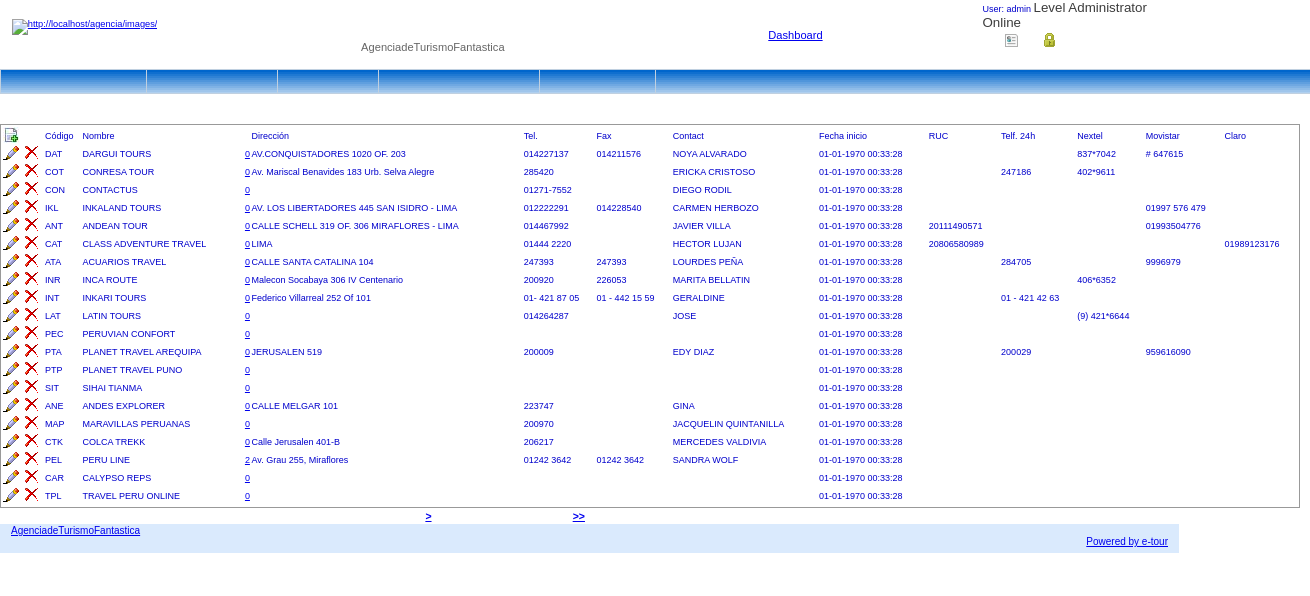
The page /quote.php?action=agencies (signed in) on the database its author committed.
### tables this page shows
CREATE TABLE `agencias` (
  `EmpCdg` char(2) NOT NULL,
  `AgeCdg` char(3) NOT NULL,
  `AgeDsc` varchar(50) NOT NULL,
  `AgeDscAbr` varchar(20) NOT NULL,
  `AgeDir` varchar(50) default NULL,
  `AgeFon` varchar(20) default NULL,
  `AgeFax` varchar(20) default NULL,
  `AgeCto` varchar(50) default NULL,
  `AgeUsuAdd` char(4) default NULL,
  `AgeFecAdd` date default NULL,
  `AgeTimAdd` char(14) default NULL,
  `AgeUsuChg` char(4) default NULL,
  `AgeFecChg` date default NULL,
  `AgeTimChg` char(14) default NULL,
  `AgeRuc` varchar(12) default NULL,
  `Color1` int(11) default NULL,
  `Color2` int(11) default NULL,
  `AgeFon2` varchar(20) default NULL,
  `AgeNex` varchar(20) default NULL,
  `AgeCelMov` varchar(20) default NULL,
  `AgeCelCla` varchar(20) default NULL,
  `Rng` varchar(21) default NULL,
  PRIMARY KEY  (`EmpCdg`,`AgeCdg`)
);

### configuration.php (called while the page is built, shortened)
<?php
$data = 'agencia';
$dformat = 'd-m-Y';
?>

### config.php (called while the page is built, shortened)
<?php
$allowreg = 'ON';@include('configuration.php');@include('../configuration.php'); $DBName = $data;$DBUser = $user; $DBPassword = $pass; $DBHost = $host;global $hostname_conexionxcz1;
global $database_conexionxcz1;global $username_conexionxcz1;global $password_conexion1xcz;$hostname_conexion1=$DBHost;$database_conexion1=$DBName;$username_conexion1=$DBUser;
$password_conexion1=$DBPassword;global $conexionxcz1;$conexionxcz1 = @mysql_connect($hostname_conexion1, $username_conexion1, $password_conexion1) or trigger_error(mysql_error(),E_USER_ERROR);
function query_db($query)
{
global   $errors_db,$conexionxcz1;global $hostname_conexion1;global $database_conexion1;global $username_conexion1;global $password_conexion1;
mysql_select_db($database_conexion1,$conexionxcz1);		$t=mysql_query($query,$conexionxcz1)or print(mysql_error());
		if ( mysql_errno()==0  )
		{	}	else {	$errors_db=true;}return $t;}
function query_db_num($result){global   $errors_db,$conexionxcz1;return mysql_num_rows($result);}
function query_db_assoc($result){global   $errors_db,$conexionxcz1;return mysql_fetch_assoc($result);}
function query_db_row($result){global   $errors_db,$conexionxcz1;return mysql_fetch_row($result);}
?>

### includes/list_agencies.php (the view, shortened to what this page needs)
<?php
$currentPage = $_SERVER["PHP_SELF"];
$maxRows_agencias = 20;
$pageNum_agencias = 0;
$startRow_agencias = $pageNum_agencias * $maxRows_agencias;
$query_agencias = "SELECT * FROM agencias";
$query_limit_agencias = sprintf("%s LIMIT %d, %d", $query_agencias, $startRow_agencias, $maxRows_agencias);
$agencias = query_db($query_limit_agencias) ;
$row_agencias = query_db_assoc($agencias);
if (isset($_GET['totalRows_agencias'])) {
  $totalRows_agencias = $_GET['totalRows_agencias'];
} else {
  $all_agencias = query_db($query_agencias);
  $totalRows_agencias = query_db_num($all_agencias);
}
$totalPages_agencias = ceil($totalRows_agencias/$maxRows_agencias)-1;
$queryString_agencias = "";
if (!empty($_SERVER['QUERY_STRING'])) {
  $params = explode("&", $_SERVER['QUERY_STRING']);
  $newParams = array();
  foreach ($params as $param) {
    if (stristr($param, "pageNum_agencias") == false &&
        stristr($param, "totalRows_agencias") == false) {
      array_push($newParams, $param);
    }
  }
  if (count($newParams) != 0) {
    $queryString_agencias = "&" . htmlentities(implode("&", $newParams));
  }
}
$queryString_agencias = sprintf("&totalRows_agencias=%d%s", $totalRows_agencias, $queryString_agencias);
?>
		<link rel="stylesheet" type="text/css" media="screen" href="includes/datePicker.css">
		<link rel="stylesheet" type="text/css" media="screen" href="includes/demo.css">
<link href="styles.css" rel="stylesheet" type="text/css">
<p>&nbsp;</p>
<p align="center"><?php  echo $agencias_; ?>&nbsp;</p>
  <table width="1300"  border="0" cellpadding="0" cellspacing="0" class="tables">
    <tr class="comment3">
      <td><a href="<?php echo $_SERVER['PHP_SELF'] ?>?action=insert_agency"><img src="images/new_record.jpg" width="16" height="16" border="0"></a></td>
      <td>&nbsp;</td>
      <td>C&oacute;digo</td>
      <td>Nombre</td>
      <td><?php echo $the_users?>&nbsp;</td>
      <td>Direcci&oacute;n</td>
      <td>Tel.</td>
      <td>Fax</td>
      <td>Contact</td>
      <td>Fecha inicio </td>
      <td>RUC</td>
      <td>Telf. 24h </td>
      <td>Nextel</td>
      <td>Movistar</td>
      <td>Claro</td>
    </tr>
    <?php do { ?>
    <tr class="<?php set_class(); ?>" >
      <td><a href="<?php echo $_SERVER['PHP_SELF']; ?>?action=edit_agenci&code=<?php echo $row_agencias['AgeCdg']; ?>"><img src="images/edit.png" alt="Editar" width="16" height="16" border="0"></a></td>
      <td><a href="<?php echo $_SERVER['PHP_SELF']; ?>?action=del_agenci&code=<?php echo $row_agencias['AgeCdg']; ?>"><img src="images/delete.png" alt="Borrar" width="16" height="16"  class="delete" border="0"></a></td>
      <td class="comment3"><?php echo $row_agencias['AgeCdg']; ?></td>
      <td class="comment3"><?php echo $row_agencias['AgeDsc']; ?></td>
      <td class="comment3"><a href="?action=users&operator=<?php
	  $agen=$row_agencias['AgeCdg'];
	  echo $agen ?>"><?php
 $query_age = "SELECT count(*) FROM users where AgeCdg='$agen'";
$age = query_db($query_age);
$row_age = query_db_row($age);
	  echo $row_age[0];
	  ?>
      </a></td>
      <td class="comment3"><?php echo $row_agencias['AgeDir']; ?></td>
      <td class="comment3"><?php echo $row_agencias['AgeFon']; ?></td>
      <td class="comment3"><?php echo $row_agencias['AgeFax']; ?></td>
      <td class="comment3"><?php echo $row_agencias['AgeCto']; ?></td>
      <td class="comment3"><?php echo date($dformat, $row_agencias['AgeFecAdd']).' '.date('H:i:s', $row_agencias['AgeFecAdd']) ; ?></td>
      <td class="comment3"><?php echo $row_agencias['AgeRuc']; ?></td>
      <td class="comment3"><?php echo $row_agencias['AgeFon2']; ?></td>
      <td class="comment3"><?php echo $row_agencias['AgeNex']; ?></td>
      <td class="comment3"><?php echo $row_agencias['AgeCelMov']; ?></td>
      <td class="comment3"><?php echo $row_agencias['AgeCelCla']; ?></td>
    </tr>
    <?php } while ($row_agencias = query_db_assoc($agencias)); ?>
</table>
<p>
<table width="50%" border="0" align="center" class="comment4">
  <tr>
    <td width="23%" align="center"><?php if ($pageNum_agencias > 0) {  ?>
          <h3><a href="<?php printf("%s?pageNum_agencias=%d%s", $currentPage, 0, $queryString_agencias); ?>">&lt;&lt;</a>
          </h3>
          <?php }  ?>
    </td>
    <td width="31%" align="center"><?php if ($pageNum_agencias > 0) {  ?>
          <h3><a href="<?php printf("%s?pageNum_agencias=%d%s", $currentPage, max(0, $pageNum_agencias - 1), $queryString_agencias); ?>">&lt;</a>
          </h3>
          <?php }  ?>
    </td>
    <td width="23%" align="center"><?php if ($pageNum_agencias < $totalPages_agencias) {  ?>
          <h3><a href="<?php printf("%s?pageNum_agencias=%d%s", $currentPage, min($totalPages_agencias, $pageNum_agencias + 1), $queryString_agencias); ?>">&gt;</a>
          </h3>
          <?php }  ?>
    </td>
    <td width="23%" align="center"><?php if ($pageNum_agencias < $totalPages_agencias) {  ?>
          <h3><a href="<?php printf("%s?pageNum_agencias=%d%s", $currentPage, $totalPages_agencias, $queryString_agencias); ?>">&gt;&gt;</a>
          </h3>
          <?php }  ?>
    </td>
  </tr>
</table>
</p>

### includes/demo.css (style rules this page uses)
* { PADDING-BOTTOM: 0px; MARGIN: 0px; PADDING-LEFT: 0px; PADDING-RIGHT: 0px; PADDING-TOP: 0px }

### includes/styles.css (style rules this page uses)
BODY { FONT-SIZE: smaller; COLOR: #3c3c3c; FONT-FAMILY: Verdana, Arial, Helvetica, sans-serif; top:0px;margin-top: 0px; }
.comment3 { font-family:Verdana, Arial, Helvetica, sans-serif; font-size: 9px; color: #0000CC; }
.comment4 { font-family:Verdana, Arial, Helvetica, sans-serif; font-size: 9px; color: #333399; }
.tables { border-color:#999999; border-width:1px; border-style:solid; font-family:Verdana, Arial, Helvetica, sans-serif; font-size: x-small; color: #666666; padding:2px; }

### rows shown on the page
agencias: AgeCdg "DAT", AgeDsc "DARGUI TOURS", row_age "0", AgeDir "AV.CONQUISTADORES 1020 OF. 203", AgeFon "014227137", AgeFax "014211576", AgeCto "NOYA ALVARADO", AgeFecAdd "01-01-1970", AgeFecAdd "00:33:28", AgeNex "837*7042", AgeCelMov "# 647615"
agencias: AgeCdg "COT", AgeDsc "CONRESA TOUR", row_age "0", AgeDir "Av. Mariscal Benavides 183 Urb. Selva Alegre", AgeFon "285420", AgeCto "ERICKA CRISTOSO", AgeFecAdd "01-01-1970", AgeFecAdd "00:33:28", AgeFon2 "247186", AgeNex "402*9611"
agencias: AgeCdg "CON", AgeDsc "CONTACTUS", row_age "0", AgeFon "01271-7552", AgeCto "DIEGO RODIL", AgeFecAdd "01-01-1970", AgeFecAdd "00:33:28"
agencias: AgeCdg "IKL", AgeDsc "INKALAND TOURS", row_age "0", AgeDir "AV. LOS LIBERTADORES 445 SAN ISIDRO - LIMA", AgeFon "012222291", AgeFax "014228540", AgeCto "CARMEN HERBOZO", AgeFecAdd "01-01-1970", AgeFecAdd "00:33:28", AgeCelMov "01997 576 479"
agencias: AgeCdg "ANT", AgeDsc "ANDEAN TOUR", row_age "0", AgeDir "CALLE SCHELL 319 OF. 306 MIRAFLORES - LIMA", AgeFon "014467992", AgeCto "JAVIER VILLA", AgeFecAdd "01-01-1970", AgeFecAdd "00:33:28", AgeRuc "20111490571", AgeCelMov "01993504776"
agencias: AgeCdg "CAT", AgeDsc "CLASS ADVENTURE TRAVEL", row_age "0", AgeDir "LIMA", AgeFon "01444 2220", AgeCto "HECTOR LUJAN", AgeFecAdd "01-01-1970", AgeFecAdd "00:33:28", AgeRuc "20806580989", AgeCelCla "01989123176"
agencias: AgeCdg "ATA", AgeDsc "ACUARIOS TRAVEL", row_age "0", AgeDir "CALLE SANTA CATALINA 104", AgeFon "247393", AgeFax "247393", AgeCto "LOURDES PEÑA", AgeFecAdd "01-01-1970", AgeFecAdd "00:33:28", AgeFon2 "284705", AgeCelMov "9996979"
agencias: AgeCdg "INR", AgeDsc "INCA ROUTE", row_age "0", AgeDir "Malecon Socabaya 306 IV Centenario", AgeFon "200920", AgeFax "226053", AgeCto "MARITA BELLATIN", AgeFecAdd "01-01-1970", AgeFecAdd "00:33:28", AgeNex "406*6352"
agencias: AgeCdg "INT", AgeDsc "INKARI TOURS", row_age "0", AgeDir "Federico Villarreal 252 Of 101", AgeFon "01- 421 87 05", AgeFax "01 - 442 15 59", AgeCto "GERALDINE", AgeFecAdd "01-01-1970", AgeFecAdd "00:33:28", AgeFon2 "01 - 421 42 63"
agencias: AgeCdg "LAT", AgeDsc "LATIN TOURS", row_age "0", AgeFon "014264287", AgeCto "JOSE", AgeFecAdd "01-01-1970", AgeFecAdd "00:33:28", AgeNex "(9) 421*6644"
agencias: AgeCdg "PEC", AgeDsc "PERUVIAN CONFORT", row_age "0", AgeFecAdd "01-01-1970", AgeFecAdd "00:33:28"
agencias: AgeCdg "PTA", AgeDsc "PLANET TRAVEL AREQUIPA", row_age "0", AgeDir "JERUSALEN 519", AgeFon "200009", AgeCto "EDY DIAZ", AgeFecAdd "01-01-1970", AgeFecAdd "00:33:28", AgeFon2 "200029", AgeCelMov "959616090"
agencias: AgeCdg "PTP", AgeDsc "PLANET TRAVEL PUNO", row_age "0", AgeFecAdd "01-01-1970", AgeFecAdd "00:33:28"
agencias: AgeCdg "SIT", AgeDsc "SIHAI TIANMA", row_age "0", AgeFecAdd "01-01-1970", AgeFecAdd "00:33:28"
agencias: AgeCdg "ANE", AgeDsc "ANDES EXPLORER", row_age "0", AgeDir "CALLE MELGAR 101", AgeFon "223747", AgeCto "GINA", AgeFecAdd "01-01-1970", AgeFecAdd "00:33:28"
agencias: AgeCdg "MAP", AgeDsc "MARAVILLAS PERUANAS", row_age "0", AgeFon "200970", AgeCto "JACQUELIN QUINTANILLA", AgeFecAdd "01-01-1970", AgeFecAdd "00:33:28"
agencias: AgeCdg "CTK", AgeDsc "COLCA TREKK", row_age "0", AgeDir "Calle Jerusalen 401-B", AgeFon "206217", AgeCto "MERCEDES VALDIVIA", AgeFecAdd "01-01-1970", AgeFecAdd "00:33:28"
agencias: AgeCdg "PEL", AgeDsc "PERU LINE", row_age "2", AgeDir "Av. Grau 255, Miraflores", AgeFon "01242 3642", AgeFax "01242 3642", AgeCto "SANDRA WOLF", AgeFecAdd "01-01-1970", AgeFecAdd "00:33:28"
agencias: AgeCdg "CAR", AgeDsc "CALYPSO REPS", row_age "0", AgeFecAdd "01-01-1970", AgeFecAdd "00:33:28"
agencias: AgeCdg "TPL", AgeDsc "TRAVEL PERU ONLINE", row_age "0", AgeFecAdd "01-01-1970", AgeFecAdd "00:33:28"

### other values the page prints
$sitename "AgenciadeTurismoFantastica"
$_SESSION['xcv_userna'] "admin"
